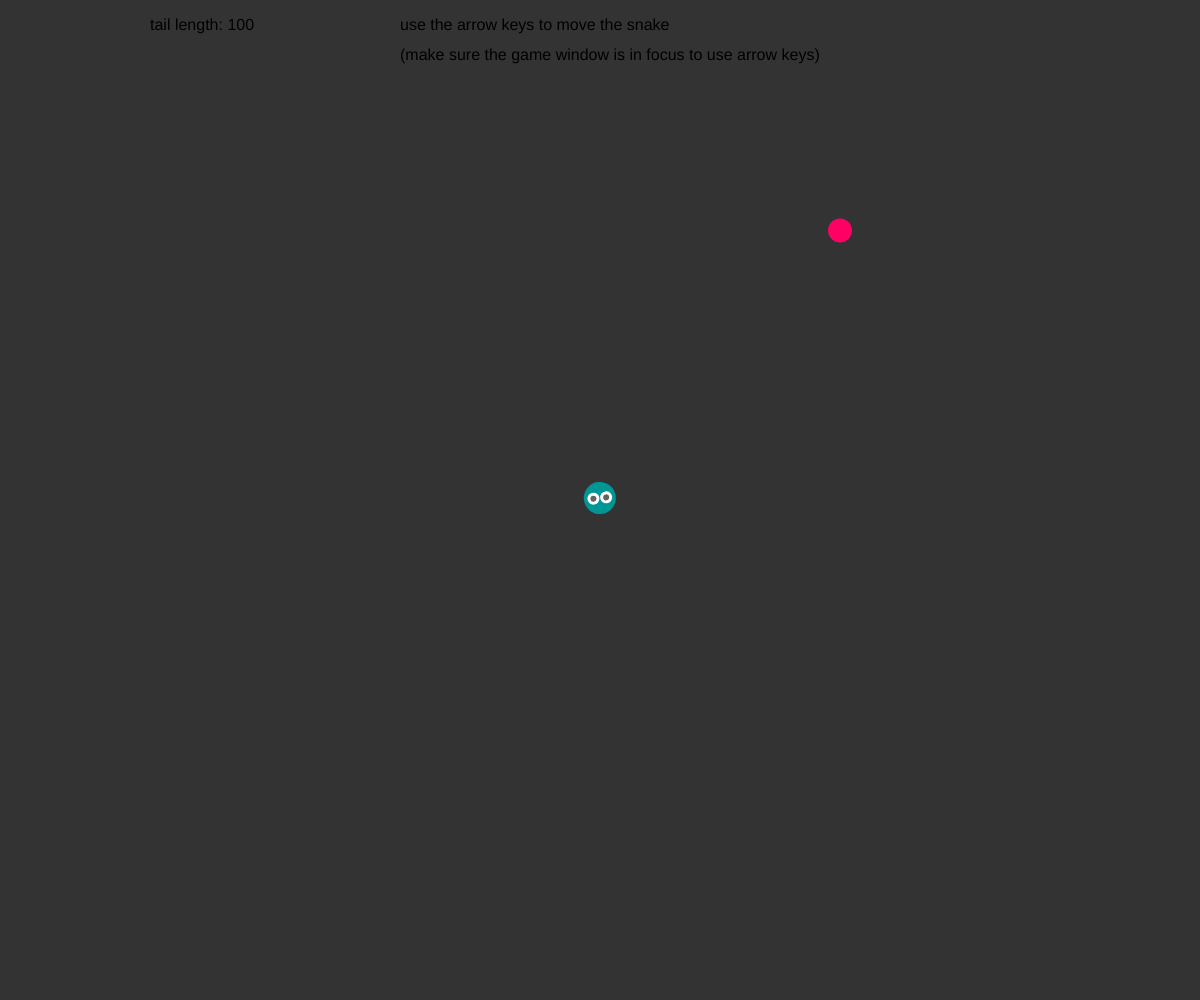
Frame 1 (no input)
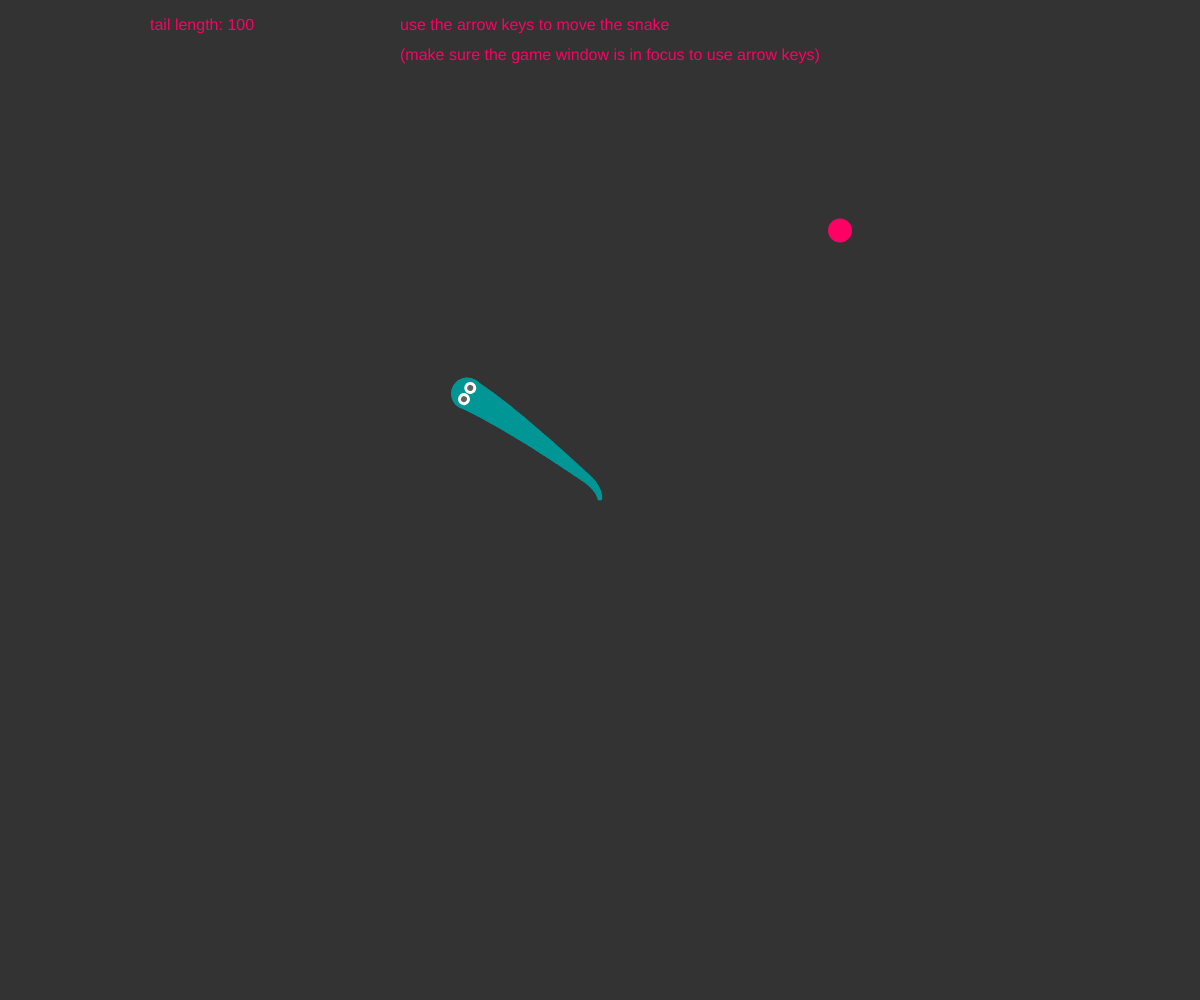
Frame 60 (no input)
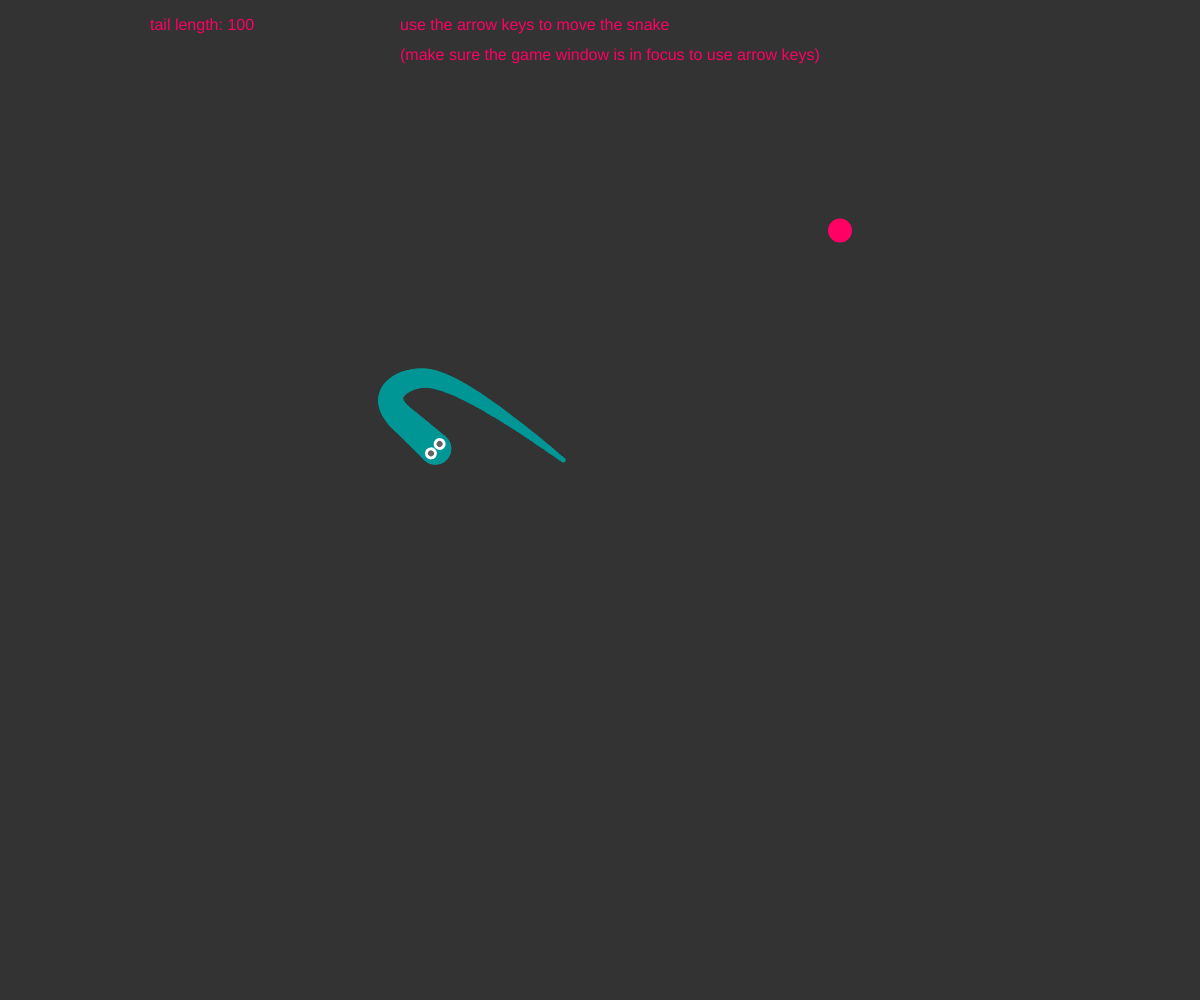
Frame 120 (the mouse pressed at the canvas centre since frame 60)

The p5.js sketch that drew these frames (run headless with seeded random() and noise() and a simulated clock; from frame 60 on, the mouse is pressed at the canvas centre):

// p5.js sketch
// ── sketch.js
var v;
var ghost;

var food;
var foodDiameter = 24;

var tailLength = 100;

function setup() {
  createCanvas(window.innerWidth,window.innerHeight);
  v = new Vehicle(width/2, height/2);
  // snake will chase an invisible ghost to steer
  ghost = new Ghost();
  pickLocation();
}

function draw() {
  background(51);
  textSize(16);
  text("use the arrow keys to move the snake", width/3, 30);
  text("(make sure the game window is in focus to use arrow keys)", width/3, 60);
  text("tail length: " + tailLength, width/8, 30);

  ghost.update();
  ghost.show();

  var ghostVect = createVector(ghost.x, ghost.y);

  if (v.eat(food)) {
    pickLocation();
  }

  // snake follows the ghost to steer
  v.seek(ghostVect);
  v.update();
  v.display();

  fill(255, 0, 100);
  ellipse(food.x, food.y, foodDiameter, foodDiameter);

}

function pickLocation() {
  var offset = 40;
  food = createVector(random(offset, width - offset), random(offset, height - offset));
}

function keyPressed() {
  if (keyCode === UP_ARROW) {
    ghost.dir(0, -1);
  } else if (keyCode === DOWN_ARROW) {
    ghost.dir(0, 1);
  } else if (keyCode === RIGHT_ARROW) {
    ghost.dir(1, 0);
  } else if (keyCode === LEFT_ARROW) {
    ghost.dir(-1, 0);
  }
}

function Vehicle(x,y) {
  this.acceleration = createVector(0,0);
  this.velocity = createVector(0,-2);
  this.position = createVector(x,y);
  this.r = 32;
  this.maxspeed = 3;
  this.maxforce = 0.2;
  this.history = [];

  // Method to update location
  this.update = function() {
    // Update velocity
    this.velocity.add(this.acceleration);
    // Limit speed
    this.velocity.limit(this.maxspeed);
    this.position.add(this.velocity);
    // Reset accelerationelertion to 0 each cycle
    this.acceleration.mult(0);

    var v = createVector(this.position.x,this.position.y);
    this.history.push(v);

    if (this.history.length > tailLength) {
        this.history.splice(0,1);
    }
  };

  this.applyForce = function(force) {
    // We could add mass here if we want A = F / M
    this.acceleration.add(force);
  };

  // A method that calculates a steering force towards a target
  // STEER = DESIRED MINUS VELOCITY
  this.seek = function(target) {

    var desired = p5.Vector.sub(target,this.position);  // A vector pointing from the location to the target

    // Scale to maximum speed
    desired.setMag(this.maxspeed);

    // Steering = Desired minus velocity
    var steer = p5.Vector.sub(desired,this.velocity);
    steer.limit(this.maxforce);  // Limit to maximum steering force

    this.applyForce(steer);
  };

  this.eat = function(pos) {
    var d = dist(this.position.x, this.position.y, pos.x, pos.y);
    if (d < foodDiameter) {
      tailLength += 20;
      return true;
    } else {
      return false;
    }
  }

  this.display = function() {
    // Draw a snake rotated in the direction of velocity
    var theta = this.velocity.heading() + PI/2;
    fill(0,150,150);
    noStroke();
    for (var i = 0; i < this.history.length; i++) {
      var pos = this.history[i];
      var size = map(i,0,this.history.length,5,this.r);
      ellipse(pos.x, pos.y, size, size);
    }
    fill(0,150,150);
    ellipse(this.x,this.y,this.r,this.r);
    push();
    translate(this.position.x,this.position.y);
    rotate(theta);
    ellipse(0, 0, this.r, this.r);
    fill(255);
    ellipse(-this.r/5, 0, 12, 12);
    ellipse(this.r/5, 0, 12, 12);
    fill(98);
    ellipse(-this.r/5, 0, 6, 6);
    ellipse(this.r/5, 0, 6, 6);
    pop();
  };
}

function Ghost() {
  this.x = 0;
  this.y = 0;
  this.xspeed = 5;
  this.yspeed = 5;

  this.dir = function(x, y) {
    this.xspeed = x * 5;
    this.yspeed = y * 5;
  }

  this.update = function() {

    this.x = this.x + this.xspeed;
    this.y = this.y + this.yspeed;

    this.x = constrain(this.x, 0, width - 20);
    this.y = constrain(this.y, 0, height - 20);
  }

  this.show = function() {
    fill(255, 0);
    noStroke();
    rect(this.x, this.y, 20, 20);
  }
}
